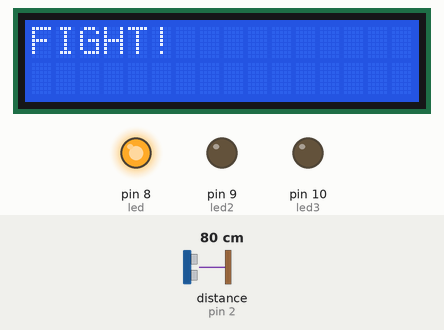
This sketch was run on a simulated Arduino Uno, built with avr-gcc and run on an emulated ATmega328P. On the bench: 16×2 character LCD, output pins drawn as LEDs (lit = HIGH). Wiring (inferred from the names in the program): ultrasonic range finder: trigger pin 3; echo pin 2. The inputs (shaded band) are chosen by the test bench; at power-on: distance to the obstacle (sensor on pin 2) 80 cm. The echo pulse lasts 58.3 µs per cm; pins used as bus, display or sensor lines are not drawn.

Above: at 1.2 s.
1.3 s: distance to the obstacle (sensor on pin 2) set to 2 cm
At 2.2 s:
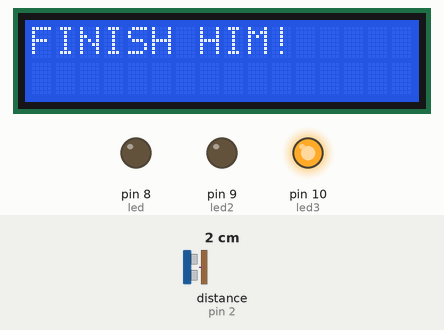
4.3 s: distance to the obstacle (sensor on pin 2) set to 18 cm
At 5.6 s:
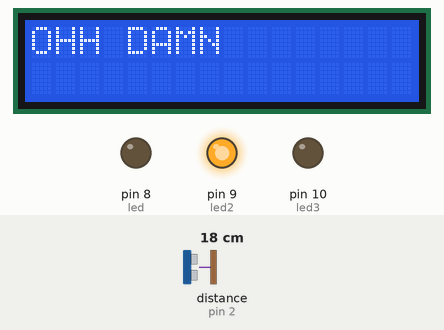
7.3 s: distance to the obstacle (sensor on pin 2) set to 4 cm
At 8.0 s:
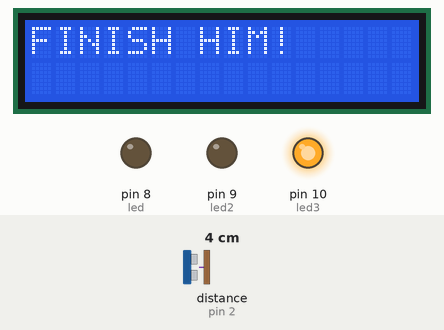
10.3 s: distance to the obstacle (sensor on pin 2) set to 15 cm
11.8 s: distance to the obstacle (sensor on pin 2) set to 18 cm
At 12.5 s:
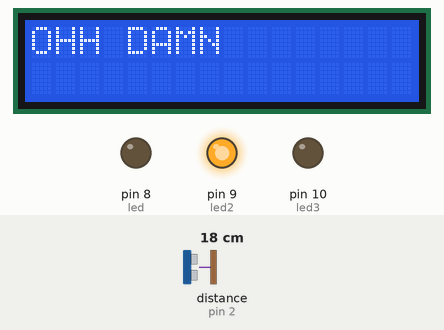
14.8 s: distance to the obstacle (sensor on pin 2) set to 9 cm
At 16.1 s:
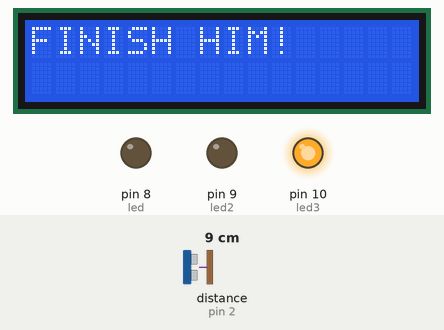
Timing chart, 0 to 17.8 s (numbered marks = the images above; inputs shaded):
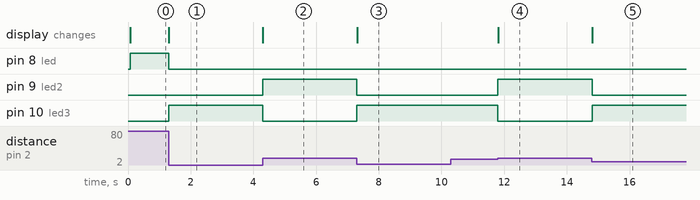

The sketch:

ArduinoArmWrestle.ino
```cpp
#define trigPin 3
#define echoPin 2
#define led 8
#define led2 9
#define led3 10

#include <LiquidCrystal.h> // includes the LiquidCrystal Library
LiquidCrystal lcd(0, 1, 4, 5, 6, 7); // Creates an LC object. Parameters: (rs, enable, d4, d5, d6, d7)

void setup() {
// Serial.begin (9600);
 pinMode(trigPin, OUTPUT);
 pinMode(echoPin, INPUT);
 pinMode(led, OUTPUT);
 pinMode(led2, OUTPUT);
 pinMode(led3, OUTPUT);
 lcd.begin(16,2); // Initializes the interface to the LCD screen, and specifies the dimensions (width and height) of the display

}

void loop() {

 lcd.setCursor(0,1); // Sets the location at which subsequent text written to the LCD will be displayed

 long duration, distance;
 digitalWrite(trigPin, LOW);  // Added this line
 delayMicroseconds(2); // Added this line
 digitalWrite(trigPin, HIGH);
//  delayMicroseconds(1000); - Removed this line
 delayMicroseconds(10); // Added this line
 digitalWrite(trigPin, LOW);
 duration = pulseIn(echoPin, HIGH);
 distance = (duration/2) / 29.1;


 if (distance > 30) {  // This is where the LED On/Off happens
  digitalWrite(led,HIGH); // When the Red condition is met, the Green LED should turn off
  digitalWrite(led2,LOW);
  digitalWrite(led3,LOW);
  lcd.clear();
  lcd.print("FIGHT!"); // Prints "Arduino" on the LCD
}
 else if (distance > 15 && distance <= 29  ){
   digitalWrite(led,LOW);
   digitalWrite(led2,HIGH);
   digitalWrite(led3,LOW);
   lcd.clear();
   lcd.print("OHH DAMN");


 } else {
   digitalWrite(led,LOW);
   digitalWrite(led2,LOW);
   digitalWrite(led3,HIGH);
   lcd.clear();
   lcd.print("FINISH HIM!");
 }


// if (distance >= 200 || distance <= 0){
//   Serial.println("Out of range");
// }
// else {
//   Serial.print(distance);
//   Serial.println(" cm");
// }
// delay(500);
}
```

Measured:
- the behaviour switches between 16 and 17 cm on distance to the obstacle (sensor on pin 2) (found by bisection; images 3 and 4)
- after the input at 1.3 s, pin 8 (led): HIGH → LOW at once; pin 10 (led3): LOW → HIGH at once; the display: changes at once (image 1)
- after the input at 4.3 s, pin 9 (led2): LOW → HIGH at once; pin 10 (led3): HIGH → LOW at once; the display: changes at once (image 2)
- after the input at 7.3 s, pin 9 (led2): HIGH → LOW at once; pin 10 (led3): LOW → HIGH at once; the display: changes at once (image 3)
- after the input at 10.3 s, every drawn part: stays the same
- after the input at 11.8 s, pin 9 (led2): LOW → HIGH at once; pin 10 (led3): HIGH → LOW at once; the display: changes at once (image 4)
- after the input at 14.8 s, pin 9 (led2): HIGH → LOW at once; pin 10 (led3): LOW → HIGH at once; the display: changes at once (image 5)
